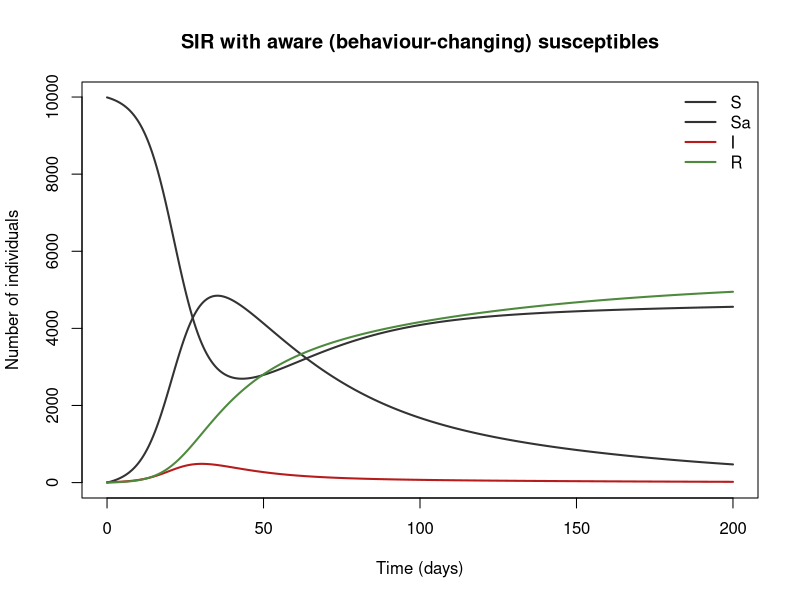

Source code (R):
## SIR with aware (behaviour-changing) susceptibles
## generic emerging infection; awareness/behaviour.
## Awareness is triggered only by prevalence, so the disease-free state has Sa = 0 and the epidemic threshold R0 = beta/gamma is unchanged.
## Parameter values: 0 of 5 checked against the source; the rest are recalled or illustrative.
## Reference: The concept and qualitative result come from Funk S., Gilad E., Watkins C., Jansen V.A.A. (2009) "The spread of awareness and its impact on epidemic outbreaks", PNAS 106(16):6872–6877
## Source: https://doi.org/10.1073/pnas.0810762106
##
## Generated from a compartmental model diagram (model format v1).
## Regenerating from the same diagram always gives this exact file.
##
## Compartments: S, Sa, I, R
## Flows (time unit: days):
##   S -> Sa  : phi_a * I / N * S
##   Sa -> S  : omega_f * Sa
##   S -> I   : lambda * S
##   Sa -> I  : sigma_a * lambda * Sa
##   I -> R   : gamma * I

library(deSolve)

# ---- Time ------------------------------------------------------------
times <- seq(0, 200, by = 0.2)  # days

# ---- Parameters ------------------------------------------------------
parameters <- c(
  beta = 0.4,      # transmission rate (1/day) [illustrative]
  gamma = 0.2,     # recovery (1/day) [illustrative]
  phi_a = 2.0,     # awareness generation from contact with or news of cases (1/day) [illustrative]
  omega_f = 0.05,  # awareness fading (1/day) [illustrative]
  sigma_a = 0.3    # relative susceptibility of aware susceptibles [illustrative]
)

# ---- Initial conditions ----------------------------------------------
state <- c(
  S = 9990,  # unaware susceptible
  Sa = 0,    # aware susceptible (reduced contacts)
  I = 10,    # infectious
  R = 0      # recovered
)

# ---- Model equations -------------------------------------------------
sir_awareness_model <- function(t, state, parameters) {
  with(as.list(c(state, parameters)), {
    # Total population
    N <- S + Sa + I + R

    # Derived quantities
    lambda <- beta * I / N  # force of infection

    # Rates of change
    dS <- -phi_a * I / N * S + omega_f * Sa - lambda * S
    dSa <- phi_a * I / N * S - omega_f * Sa - sigma_a * lambda * Sa
    dI <- lambda * S + sigma_a * lambda * Sa - gamma * I
    dR <- gamma * I

    list(c(dS, dSa, dI, dR))
  })
}

# ---- Solve -----------------------------------------------------------
out <- ode(y = state, times = times, func = sir_awareness_model, parms = parameters)
out <- as.data.frame(out)

# ---- Plot ------------------------------------------------------------
compartment_cols <- c(S = "#333333", Sa = "#333333", I = "#B71C1C", R = "#4E8A3E")
matplot(out$time, out[, names(compartment_cols)], type = "l", lty = 1, lwd = 2,
        col = compartment_cols, xlab = "Time (days)", ylab = "Number of individuals",
        main = "SIR with aware (behaviour-changing) susceptibles")
legend("topright", legend = names(compartment_cols), col = compartment_cols,
       lty = 1, lwd = 2, bty = "n")
